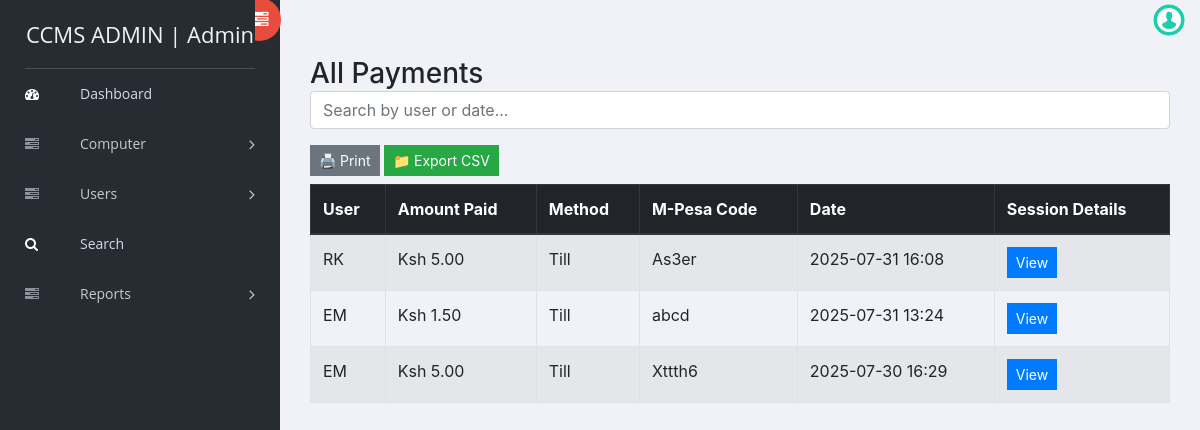
The app's page /ccms/view_payments.php (signed in) with its own data.
### tables this page shows
CREATE TABLE `payments` (
  `id` int(11) NOT NULL,
  `user_id` int(11) NOT NULL,
  `session_ids` text NOT NULL,
  `method` varchar(50) DEFAULT NULL,
  `mpesa_code` varchar(50) DEFAULT NULL,
  `amount_paid` decimal(10,2) DEFAULT NULL,
  `paid_at` datetime DEFAULT current_timestamp()
);

CREATE TABLE `users` (
  `id` int(11) NOT NULL,
  `full_name` varchar(100) DEFAULT NULL,
  `email` varchar(100) DEFAULT NULL,
  `password` varchar(255) DEFAULT NULL,
  `created_at` timestamp NOT NULL DEFAULT current_timestamp()
);

### ccms/view_payments.php (the view, shortened to what this page needs)
<?php
include 'includes/dbconnection.php';
$query = "
    SELECT p.*, u.full_name
    FROM payments p
    JOIN users u ON p.user_id = u.id
    ORDER BY p.paid_at DESC
";
$result = mysqli_query($con, $query);
?>
<!DOCTYPE html>
<html>
<head>
    <link rel="stylesheet" href="vendors/bootstrap/dist/css/bootstrap.min.css">
    <link rel="stylesheet" href="vendors/font-awesome/css/font-awesome.min.css">
    <link rel="stylesheet" href="assets/css/style.css">
</head>
<body>
<?php include 'includes/sidebar.php'; ?>
<?php include 'includes/header.php'; ?>
<div class="content mt-3">
    <div class="container">
        <h3>All Payments</h3>
        <div class="mb-3">
            <input type="text" id="filterInput" placeholder="Search by user or date..." class="form-control">
        </div>
        <div class="mb-2">
            <button onclick="window.print()" class="btn btn-secondary btn-sm">🖨️ Print</button>
            <button onclick="exportTableToCSV('payments.csv')" class="btn btn-success btn-sm">📁 Export CSV</button>
        </div>
        <div class="table-responsive">
            <table class="table table-bordered table-striped" id="paymentsTable">
                <thead class="thead-dark">
                    <tr>
                        <th>User</th>
                        <th>Amount Paid</th>
                        <th>Method</th>
                        <th>M-Pesa Code</th>
                        <th>Date</th>
                        <th>Session Details</th>
                    </tr>
                </thead>
                <tbody>
                    <?php while ($row = mysqli_fetch_assoc($result)): ?>
                        <tr>
                            <td><?= htmlspecialchars($row['full_name']) ?></td>
                            <td>Ksh <?= number_format($row['amount_paid'], 2) ?></td>
                            <td><?= ucfirst($row['method']) ?></td>
                            <td><?= htmlspecialchars($row['mpesa_code']) ?></td>
                            <td><?= date('Y-m-d H:i', strtotime($row['paid_at'])) ?></td>
                            <td>
                                <button class="btn btn-sm btn-primary" data-toggle="modal" data-target="#detailsModal<?= $row['id'] ?>">View</button>
                            </td>
                        </tr>
                    <?php endwhile; ?>
                </tbody>
            </table>
        </div>
    </div>
</div>
</body>
</html>

### ccms/includes/sidebar.php (shortened to what this page needs)
<aside id="left-panel" class="left-panel">
        <nav class="navbar navbar-expand-sm navbar-default">
<?php
$adminid=$_SESSION['ccmsaid'];
$ret=mysqli_query($con,"select AdminName from tbladmin where ID='$adminid'");
$row=mysqli_fetch_array($ret);
$name=$row['AdminName'];
?>
            <div class="navbar-header">
                <a class="navbar-brand" href="dashboard.php">CCMS ADMIN | <?php echo $name; ?></a>
            </div>
            <div id="main-menu" class="main-menu collapse navbar-collapse">
                <ul class="nav navbar-nav">
                    <li class="active">
                        <a href="dashboard.php"> <i class="menu-icon fa fa-dashboard"></i>Dashboard </a>
                    </li>
<li class="menu-item-has-children dropdown">
                        <a href="#" class="dropdown-toggle" data-toggle="dropdown" aria-haspopup="true" aria-expanded="false"> <i class="menu-icon fa fa-tasks"></i>Computer</a>
                    </li>
 <li class="menu-item-has-children dropdown">
                        <a href="#" class="dropdown-toggle" data-toggle="dropdown" aria-haspopup="true" aria-expanded="false"> <i class="menu-icon fa fa-tasks"></i>Users</a>
                    </li>
<li class="active">
                        <a href="search.php"> <i class="menu-icon fa fa-search"></i>Search </a>
                    </li>
  <li class="menu-item-has-children dropdown">
                        <a href="#" class="dropdown-toggle" data-toggle="dropdown" aria-haspopup="true" aria-expanded="false"> <i class="menu-icon fa fa-tasks"></i>Reports</a>
                    </li>
                </ul>
            </div>
        </nav>
    </aside>

### records on screen
payments: user.full_name "RK", amount_paid "5.00", method "Till", mpesa_code "As3er", paid_at "2025-07-31 16:08"
payments: user.full_name "EM", amount_paid "1.50", method "Till", mpesa_code "abcd", paid_at "2025-07-31 13:24"
payments: user.full_name "EM", amount_paid "5.00", method "Till", mpesa_code "Xttth6", paid_at "2025-07-30 16:29"

### other values on screen
$name "Admin"
